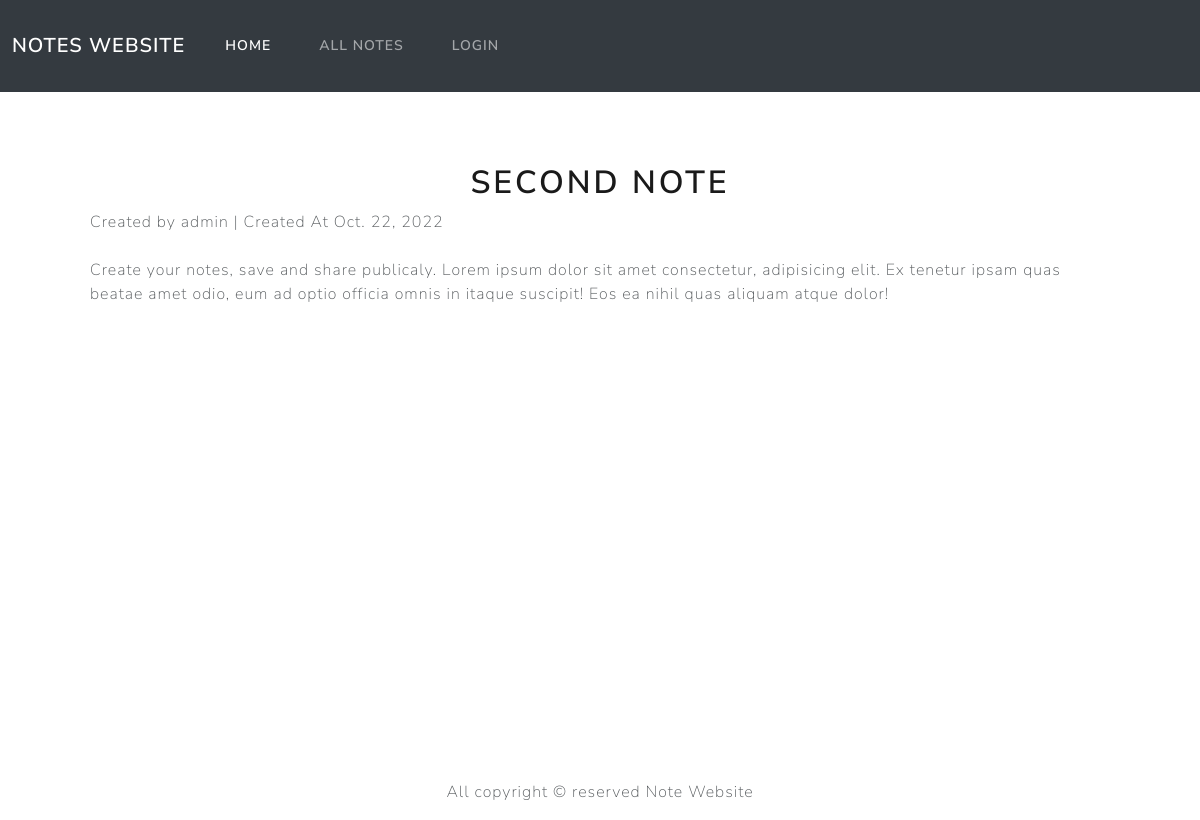
Page /note/2/ on the committed database.
### app/models.py (models this page shows, shortened)
class Note(models.Model):
    user =models.ForeignKey(User,on_delete=models.CASCADE)
    title = models.CharField(max_length=150)
    description = models.TextField()
    created_at = models.DateField(auto_now=True)

### app/views.py (the view)
# urls.py: path('note/<str:pk>/',views.getSingleNote),
def getSingleNote(request,pk):
    context={
        "note":Note.objects.filter(id=pk).first()
    }
    return render(request,"note.html",context)

### templates/note.html (shortened to what this page needs)
{% extends 'base.html' %}
{% block main %}
<div class="p-5 my-3">
    <h1 class="text-center">{{note.title}}</h1>
    <span class="my-2">Created by {{note.user.username}} | Created At {{note.created_at}}</span>
    <p class="my-4">{{note.description}}</p>
</div>
{% endblock %}

### rows in the picture
Note: title "SECOND NOTE", user.username "admin", created_at "Oct. 22, 2022", description "Create your notes, save and share publicaly. Lorem ipsum dolor sit amet consectetur, adipisicing elit. Ex tenetur ipsam quas beatae amet odio, eum ad optio officia omnis in itaque suscipit! Eos ea nihil quas aliquam atque dolor!"
